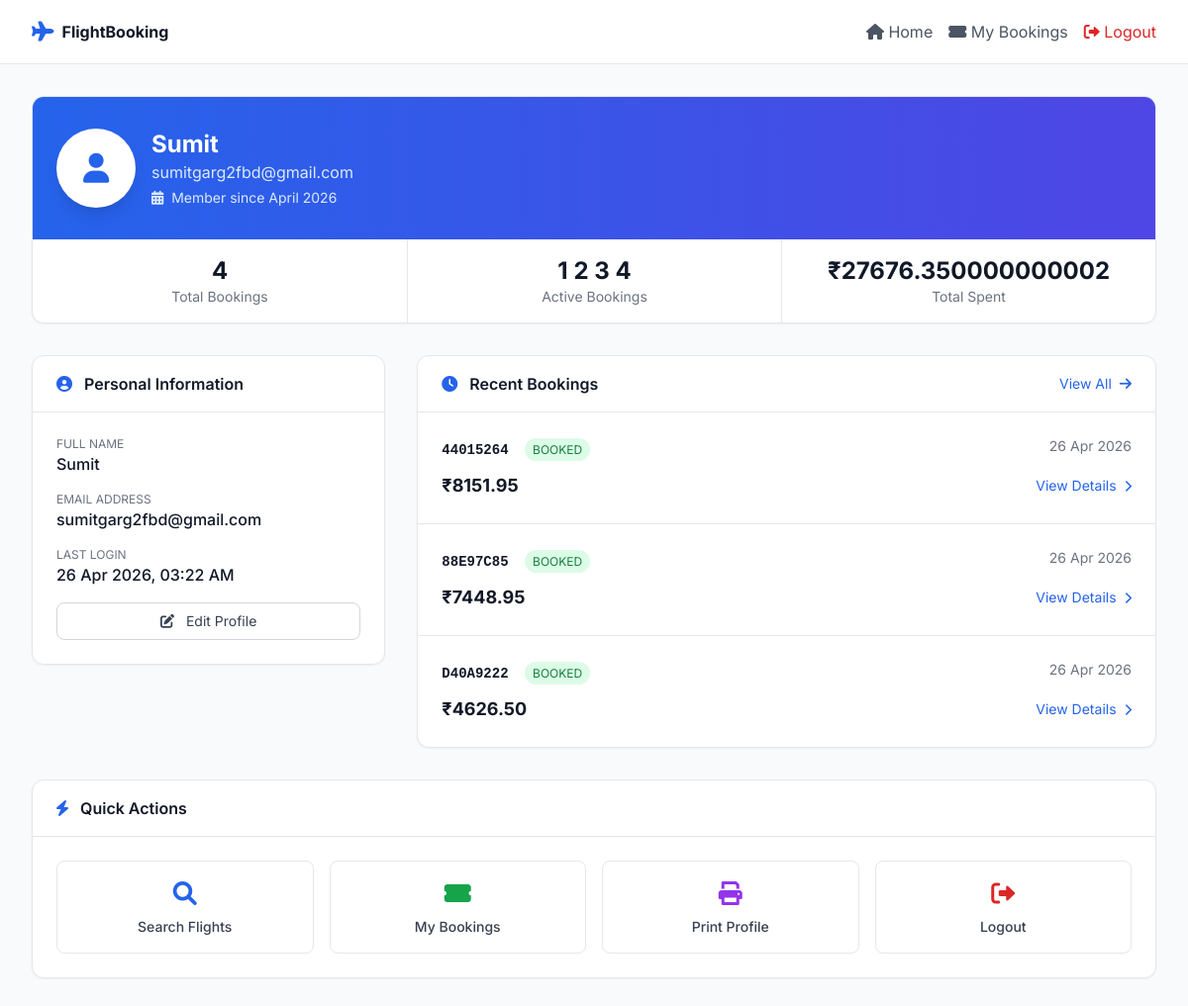
/profile/ (signed in), run on the app's committed database.
### book_flight/models.py (models this page shows, shortened)
class FlightBookingModel(models.Model):
    BOOKING_STATUS_CHOICES = [
        ("PENDING", "Pending"),
        ("BOOKED", "Booked"),
        ("FAILED", "Failed"),
    ]
    PAYMENT_STATUS_CHOICES = [
        ("SUCCESS", "Success"),
        ("FAILED", "Failed"),
        ("PENDING", "Pending"),
    ]
    user = models.ForeignKey(User, on_delete=models.SET_NULL, null=True, blank=True)
    traveler = models.ForeignKey(
        "TravelerDetail",
        on_delete=models.CASCADE,
        null=True,
        blank=True
    )
    flight_offer = models.ForeignKey(
        "routes.FlightOfferModel",
        on_delete=models.CASCADE,
        null=True,
        blank=True
    )
    fare_option = models.CharField(max_length=20, default="STANDARD", null=True, blank=True)
    final_price_inr = models.DecimalField(max_digits=12, decimal_places=2, null=True, blank=True)
    booking_status = models.CharField(
        max_length=20,
        choices=BOOKING_STATUS_CHOICES,
        default="PENDING",
        null=True,
        blank=True
    )
    pnr = models.CharField(max_length=30, null=True, blank=True)
    booking_response = models.JSONField(null=True, blank=True)
    payu_txnid = models.CharField(max_length=100, unique=True, null=True, blank=True)
    payu_mihpayid = models.CharField(max_length=100, null=True, blank=True)
    payu_status = models.CharField(
        max_length=20,
        choices=PAYMENT_STATUS_CHOICES,
        default="PENDING",
        null=True,
        blank=True
    )
    payu_response = models.JSONField(null=True, blank=True)
    payment_verified = models.BooleanField(default=False)
    selected_extras = models.JSONField(default=list, blank=True)
    extras_amount_inr = models.DecimalField(max_digits=12, decimal_places=2, default=0, null=True, blank=True)
    created_at = models.DateTimeField(auto_now_add=True)

### travel_detail/views.py (the view)
# urls.py: path('profile/', views.profile, name='profile'),
@login_required
def profile(request):
    bookings = FlightBookingModel.objects.filter(user=request.user).order_by('-created_at')
    total_spent = sum(float(booking.final_price_inr or 0) for booking in bookings)
    context = {
        'user': request.user,
        'bookings': bookings,
        'total_spent': total_spent,
    }
    return render(request, 'profile.html', context)

### travel_detail/templates/profile.html (shortened to what this page needs)
<!DOCTYPE html>
<html lang="en">
<head>
    <script src="https://cdn.tailwindcss.com"></script>
    <link rel="stylesheet" href="https://cdnjs.cloudflare.com/ajax/libs/font-awesome/6.0.0-beta3/css/all.min.css">
</head>
<body class="bg-gray-50">
    <div class="min-h-screen">
        <nav class="bg-white border-b border-gray-200 sticky top-0 z-10">
            <div class="max-w-7xl mx-auto px-4 sm:px-6 lg:px-8">
                <div class="flex justify-between items-center h-16">
                    <div class="flex items-center gap-2">
                        <i class="fas fa-plane text-blue-600 text-xl"></i>
                        <span class="font-bold text-gray-900">FlightBooking</span>
                    </div>
                    <div class="flex items-center gap-4">
                        <a href="/" class="text-gray-600 hover:text-gray-900 transition">
                            <i class="fas fa-home"></i> Home
                        </a>
                        <a href="{% url 'my_bookings' %}" class="text-gray-600 hover:text-gray-900 transition">
                            <i class="fas fa-ticket-alt"></i> My Bookings
                        </a>
                        <a href="{% url 'logout' %}" class="text-red-600 hover:text-red-700 transition">
                            <i class="fas fa-sign-out-alt"></i> Logout
                        </a>
                    </div>
                </div>
            </div>
        </nav>
        <div class="max-w-7xl mx-auto px-4 sm:px-6 lg:px-8 py-8">
            <div class="bg-white rounded-xl shadow-sm border border-gray-200 overflow-hidden mb-8">
                <div class="bg-gradient-to-r from-blue-600 to-indigo-600 px-6 py-8">
                    <div class="flex items-center gap-4">
                        <div class="w-20 h-20 bg-white rounded-full flex items-center justify-center shadow-lg">
                            <i class="fas fa-user text-3xl text-blue-600"></i>
                        </div>
                        <div>
                            <h1 class="text-2xl font-bold text-white">{{ user.first_name }} {{ user.last_name }}</h1>
                            <p class="text-blue-100">{{ user.username }}</p>
                            <p class="text-blue-100 text-sm mt-1">
                                <i class="fas fa-calendar-alt mr-1"></i>
                                Member since {{ user.date_joined|date:"F Y" }}
                            </p>
                        </div>
                    </div>
                </div>
                <div class="grid grid-cols-1 sm:grid-cols-3 divide-y sm:divide-y-0 sm:divide-x divide-gray-200">
                    <div class="px-6 py-4 text-center">
                        <p class="text-2xl font-bold text-gray-900">{{ bookings|length }}</p>
                        <p class="text-sm text-gray-500">Total Bookings</p>
                    </div>
                    <div class="px-6 py-4 text-center">
                        <p class="text-2xl font-bold text-gray-900">
                            {% with active=0 %}
                                {% for booking in bookings %}
                                    {% if booking.booking_status == 'BOOKED' %}
                                        {{ forloop.counter }}
                                    {% endif %}
                                {% endfor %}
                            {% endwith %}
                        </p>
                        <p class="text-sm text-gray-500">Active Bookings</p>
                    </div>
                    <div class="px-6 py-4 text-center">
                        <p class="text-2xl font-bold text-gray-900">
                            ₹{{ total_spent|default:"0" }}
                        </p>
                        <p class="text-sm text-gray-500">Total Spent</p>
                    </div>
                </div>
            </div>
            <div class="grid lg:grid-cols-3 gap-8 mb-8">
                <div class="lg:col-span-1">
                    <div class="bg-white rounded-xl shadow-sm border border-gray-200">
                        <div class="px-6 py-4 border-b border-gray-200">
                            <h2 class="font-semibold text-gray-900">
                                <i class="fas fa-user-circle text-blue-600 mr-2"></i>
                                Personal Information
                            </h2>
                        </div>
                        <div class="p-6 space-y-4">
                            <div>
                                <p class="text-xs text-gray-500 uppercase">Full Name</p>
                                <p class="text-gray-900 font-medium">{{ user.first_name }} {{ user.last_name }}</p>
                            </div>
                            <div>
                                <p class="text-xs text-gray-500 uppercase">Email Address</p>
                                <p class="text-gray-900 font-medium">{{ user.username }}</p>
                            </div>
                            <div>
                                <p class="text-xs text-gray-500 uppercase">Last Login</p>
                                <p class="text-gray-900 font-medium">{{ user.last_login|date:"d M Y, h:i A"|default:"Never" }}</p>
                            </div>
                            <button class="w-full mt-4 px-4 py-2 border border-gray-300 rounded-lg text-sm text-gray-700 hover:bg-gray-50 transition">
                                <i class="fas fa-edit mr-2"></i> Edit Profile
                            </button>
                        </div>
                    </div>
                </div>
                <div class="lg:col-span-2">
                    <div class="bg-white rounded-xl shadow-sm border border-gray-200">
                        <div class="px-6 py-4 border-b border-gray-200 flex justify-between items-center">
                            <h2 class="font-semibold text-gray-900">
                                <i class="fas fa-clock text-blue-600 mr-2"></i>
                                Recent Bookings
                            </h2>
                            <a href="{% url 'my_bookings' %}" class="text-sm text-blue-600 hover:text-blue-700">
                                View All <i class="fas fa-arrow-right ml-1"></i>
                            </a>
                        </div>
                        <div class="divide-y divide-gray-200">
                            {% if bookings %}
                                {% for booking in bookings|slice:":3" %}
                                <div class="p-6 hover:bg-gray-50 transition">
                                    <div class="flex justify-between items-start mb-3">
                                        <div>
                                            <span class="font-mono text-sm font-semibold text-gray-900">{{ booking.pnr }}</span>
                                            <span class="ml-3 text-xs px-2 py-1 rounded-full
                                                {% if booking.booking_status == 'BOOKED' %}
                                                    bg-green-100 text-green-700
                                                {% elif booking.booking_status == 'PENDING' %}
                                                    bg-yellow-100 text-yellow-700
                                                {% else %}
                                                    bg-red-100 text-red-700
                                                {% endif %}
                                            ">
                                                {{ booking.booking_status }}
                                            </span>
                                        </div>
                                        <span class="text-sm text-gray-500">{{ booking.created_at|date:"d M Y" }}</span>
                                    </div>
                                    <div class="flex justify-between items-center">
                                        <span class="text-lg font-bold text-gray-900">₹{{ booking.final_price_inr }}</span>
                                        <a href="{% url 'booking_detail' booking.pnr %}" class="text-sm text-blue-600 hover:text-blue-700">
                                            View Details <i class="fas fa-chevron-right ml-1 text-xs"></i>
                                        </a>
                                    </div>
                                </div>
                                {% endfor %}
                            {% endif %}
                        </div>
                    </div>
                </div>
            </div>
            <div class="bg-white rounded-xl shadow-sm border border-gray-200">
                <div class="px-6 py-4 border-b border-gray-200">
                    <h2 class="font-semibold text-gray-900">
                        <i class="fas fa-bolt text-blue-600 mr-2"></i>
                        Quick Actions
                    </h2>
                </div>
                <div class="p-6 grid grid-cols-2 md:grid-cols-4 gap-4">
                    <a href="/" class="flex flex-col items-center p-4 rounded-lg border border-gray-200 hover:border-blue-300 hover:shadow-md transition">
                        <i class="fas fa-search text-2xl text-blue-600 mb-2"></i>
                        <span class="text-sm font-medium text-gray-700">Search Flights</span>
                    </a>
                    <a href="{% url 'my_bookings' %}" class="flex flex-col items-center p-4 rounded-lg border border-gray-200 hover:border-blue-300 hover:shadow-md transition">
                        <i class="fas fa-ticket-alt text-2xl text-green-600 mb-2"></i>
                        <span class="text-sm font-medium text-gray-700">My Bookings</span>
                    </a>
                    <button onclick="window.print()" class="flex flex-col items-center p-4 rounded-lg border border-gray-200 hover:border-blue-300 hover:shadow-md transition">
                        <i class="fas fa-print text-2xl text-purple-600 mb-2"></i>
                        <span class="text-sm font-medium text-gray-700">Print Profile</span>
                    </button>
                    <a href="{% url 'logout' %}" class="flex flex-col items-center p-4 rounded-lg border border-gray-200 hover:border-red-300 hover:shadow-md transition">
                        <i class="fas fa-sign-out-alt text-2xl text-red-600 mb-2"></i>
                        <span class="text-sm font-medium text-gray-700">Logout</span>
                    </a>
                </div>
            </div>
        </div>
    </div>
</body>
</html>

### travel_detail/templates/profile.html (style rules this page uses)
body { font-family: 'Inter', sans-serif; }

### data on the page
FlightBookingModel: pnr "44015264", booking_status "BOOKED", created_at "26 Apr 2026", final_price_inr "8151.95"
FlightBookingModel: pnr "88E97C85", booking_status "BOOKED", created_at "26 Apr 2026", final_price_inr "7448.95"
FlightBookingModel: pnr "D40A9222", booking_status "BOOKED", created_at "26 Apr 2026", final_price_inr "4626.50"

### other printed values
{{ user.first_name }} "Sumit"
{{ user.username }} "sumitgarg2fbd@gmail.com"
{{ user.date_joined|date:"F Y" }} "April 2026"
{{ bookings|length }} "4"
{{ total_spent|default:"0" }} "27676.350000000002"
{{ user.last_login|date:"d M Y, h:i A"|default:"Never" }} "26 Apr 2026, 03:22 AM"
